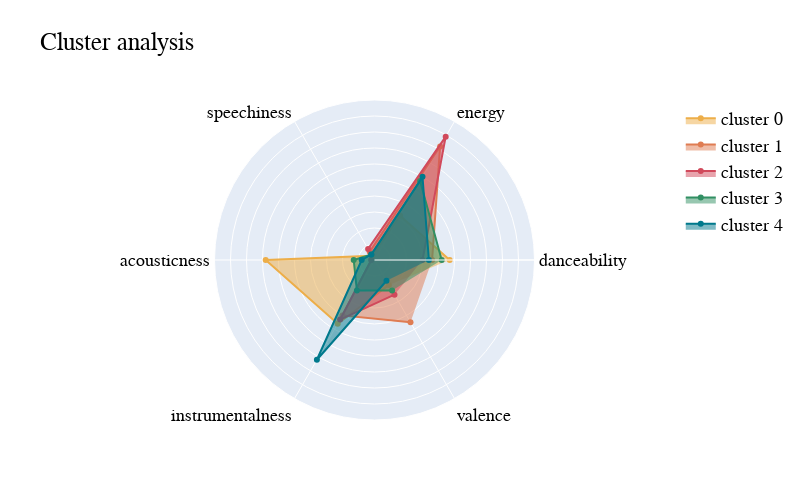

Notebook code cell kept with this figure:
### Code cell
cluster_colors = ["#edae49", "#df7c52", "#d1495b", "#318F63", "#00798c"]

fig = go.Figure()

for i in range(len(means)):
    fig.add_trace(go.Scatterpolar(
        r=means.iloc[i][categories],
        theta=categories,
        fill='toself',
        name=f'cluster {means.iloc[i]["cluster"]:.0f}',
        line_color=cluster_colors[i],
        hovertemplate='%{theta}<br>mean: %{r:.2f}'
    ))

fig.update_layout(
    width=800,
    height=500,
    polar=dict(
        radialaxis=dict(
            visible=True,
            range=[0, 1],
            tickvals=[0, 0.1, 0.2, 0.3, 0.4, 0.5, 0.6, 0.7,0.8,0.9],
            showticklabels=False
        )),
    showlegend=True,
    title="Cluster analysis",
    font_family="ROCKABILLY",
    font_color="black",
    font_size=18,
    title_font_family="Boucherie Block",
    legend_title_font_family="Boucherie Block",
)
fig.update_traces(hoverlabel=dict(namelength=0))
fig.show()

### Figure 1 — Plotly figure (JSON) as saved in the notebook; plotly's stock layout.template omitted (floating-point values rounded to 4 significant figures)
{"data": [{"fill": "toself", "hoverlabel": {"namelength": 0}, "hovertemplate": "%{theta}<br>mean: %{r:.2f}", "line": {"color": "#edae49"}, "name": "cluster 0", "r": [0.47, 0.32, 0.03, 0.68, 0.46, 0.18], "theta": ["danceability", "energy", "speechiness", "acousticness", "instrumentalness", "valence"], "type": "scatterpolar", "visible": true}, {"fill": "toself", "hoverlabel": {"namelength": 0}, "hovertemplate": "%{theta}<br>mean: %{r:.2f}", "line": {"color": "#df7c52"}, "name": "cluster 1", "r": [0.36, 0.82, 0.06, 0.02, 0.4, 0.45], "theta": ["danceability", "energy", "speechiness", "acousticness", "instrumentalness", "valence"], "type": "scatterpolar", "visible": true}, {"fill": "toself", "hoverlabel": {"namelength": 0}, "hovertemplate": "%{theta}<br>mean: %{r:.2f}", "line": {"color": "#d1495b"}, "name": "cluster 2", "r": [0.3, 0.89, 0.08, 0.02, 0.43, 0.25], "theta": ["danceability", "energy", "speechiness", "acousticness", "instrumentalness", "valence"], "type": "scatterpolar", "visible": true}, {"fill": "toself", "hoverlabel": {"namelength": 0}, "hovertemplate": "%{theta}<br>mean: %{r:.2f}", "line": {"color": "#318F63"}, "name": "cluster 3", "r": [0.42, 0.57, 0.04, 0.13, 0.22, 0.22], "theta": ["danceability", "energy", "speechiness", "acousticness", "instrumentalness", "valence"], "type": "scatterpolar", "visible": true}, {"fill": "toself", "hoverlabel": {"namelength": 0}, "hovertemplate": "%{theta}<br>mean: %{r:.2f}", "line": {"color": "#00798c"}, "name": "cluster 4", "r": [0.34, 0.6, 0.04, 0.08, 0.72, 0.15], "theta": ["danceability", "energy", "speechiness", "acousticness", "instrumentalness", "valence"], "type": "scatterpolar", "visible": true}], "layout": {"font": {"color": "black", "family": "ROCKABILLY", "size": 18}, "height": 500, "legend": {"title": {"font": {"family": "Boucherie Block"}}}, "polar": {"angularaxis": {"type": "category"}, "radialaxis": {"autorange": false, "range": [0, 1], "showticklabels": false, "tickvals": [0, 0.1, 0.2, 0.3, 0.4, 0.5, 0.6, 0.7, 0.8, 0.9], "type": "linear", "visible": true}}, "showlegend": true, "title": {"font": {"family": "Boucherie Block"}, "text": "Cluster analysis"}, "width": 800}}
